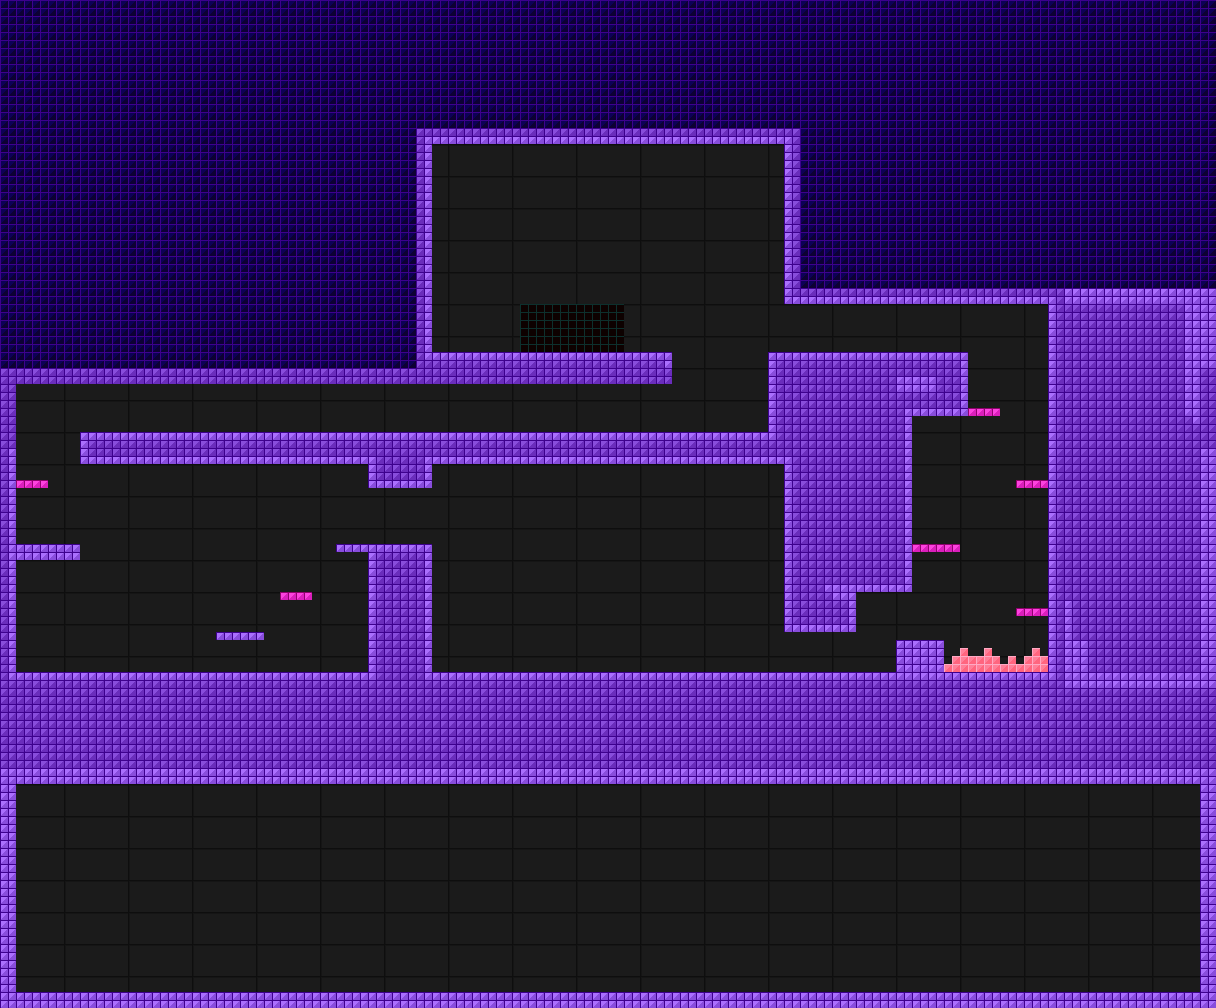

This game map was drawn from its Tiled (.tmx) file and the tilesets committed beside it. A one-line description and the trimmed map source follow:
An orthogonal 152x126 tile map with 8x8 px tiles, 7 tile layers (Real Background, Real Background Details, Real Platforms, Alternate Background, ...), 2 tilesets and 22 objects (9x Camera Trigger, 8x Camera Bounds, Scene Front Portal, Red Key Item, Trapdoor).

<map version="1.0" orientation="orthogonal" renderorder="right-down" width="152" height="126" tilewidth="8" tileheight="8" nextobjectid="57">
 <tileset firstgid="1" name="Blocks_8x8" tilewidth="8" tileheight="8" tilecount="144" columns="12">
  <image source="Blocks_8x8.png" width="96" height="96" />
 </tileset>
 <tileset firstgid="145" name="blocks_192x128" tilewidth="192" tileheight="128" tilecount="2" columns="2">
  <image source="blocks_192x128.png" width="384" height="128" />
 </tileset>
 <layer name="Real Background" width="152" height="126">
  <properties>
   <property name="Type" value="Background" />
   <property name="Universe" value="RealWorld" />
  </properties>
  <data>[19152 cells, 56 non-empty, 1 distinct tile ids]</data>
 </layer>
 <layer name="Real Background Details" width="152" height="126">
  <properties>
   <property name="Type" value="Background" />
   <property name="Universe" value="RealWorld" />
  </properties>
  <data>[19152 cells, 114 non-empty, 3 distinct tile ids]</data>
 </layer>
 <layer name="Real Platforms" width="152" height="126">
  <properties>
   <property name="Type" value="Platform" />
   <property name="Universe" value="RealWorld" />
  </properties>
  <data>[19152 cells, 4546 non-empty, 5 distinct tile ids]</data>
 </layer>
 <layer name="Alternate Background" width="152" height="126">
  <properties>
   <property name="Type" value="Background" />
   <property name="Universe" value="AlternateWorld" />
  </properties>
  <data>[19152 cells, 56 non-empty, 1 distinct tile ids]</data>
 </layer>
 <layer name="Alternate Background Decorations" width="152" height="126">
  <properties>
   <property name="Type" value="Background" />
   <property name="Universe" value="AlternateWorld" />
  </properties>
  <data>[19152 cells, 104 non-empty, 2 distinct tile ids]</data>
 </layer>
 <layer name="Alternate Platforms" width="152" height="126">
  <properties>
   <property name="Type" value="Platform" />
   <property name="Universe" value="AlternateWorld" />
  </properties>
  <data>[19152 cells, 10285 non-empty, 3 distinct tile ids]</data>
 </layer>
 <layer name="Alternate One Way Platforms" width="152" height="126">
  <properties>
   <property name="Type" value="OneWayPlatform" />
   <property name="Universe" value="AlternateWorld" />
  </properties>
  <data>[19152 cells, 26 non-empty, 1 distinct tile ids]</data>
 </layer>
 <objectgroup name="Front Portals">
  <properties>
   <property name="Commands" value="DestroyPrefab" />
   <property name="Type" value="PrefabGroup" />
   <property name="Universe" value="RealWorld" />
  </properties>
  <object id="15" name="Elevator Shaft" type="Scene Front Portal" x="464" y="272" width="48" height="48">
   <properties>
    <property name="Prefab" value="Elevator Shaft" />
    <property name="Transition To Portal" value="Roof Entry" />
    <property name="Transition To Scene" value="house_elevator_shaft" />
   </properties>
  </object>
 </objectgroup>
 <objectgroup name="World Switch Portals">
  <properties>
   <property name="Commands" value="DestroyPrefab" />
   <property name="Type" value="PrefabGroup" />
   <property name="Universe" value="Global" />
  </properties>
  <object id="56" x="520" y="304" width="104" height="48">
   <properties>
    <property name="Prefab" value="World Switch Portal" />
   </properties>
  </object>
 </objectgroup>
 <objectgroup name="Camera Modifier Nursery">
  <properties>
   <property name="Commands" value="DestroyPrefab" />
   <property name="Type" value="CameraModifier" />
   <property name="Universe" value="AlternateWorld" />
  </properties>
  <object id="17" type="Camera Bounds" x="416" y="128" width="768" height="320" />
  <object id="18" type="Camera Trigger" x="424" y="136" width="544" height="240" />
 </objectgroup>
 <objectgroup name="Alternate CM Top Wall">
  <properties>
   <property name="Commands" value="DestroyPrefab" />
   <property name="Type" value="CameraModifier" />
   <property name="Universe" value="AlternateWorld" />
  </properties>
  <object id="35" type="Camera Bounds" x="0" y="128" width="1184" height="320" />
  <object id="36" type="Camera Trigger" x="192" y="368" width="608" height="72" />
 </objectgroup>
 <objectgroup name="Camera Modifier Nursery Right">
  <properties>
   <property name="Commands" value="DestroyPrefab" />
   <property name="Type" value="CameraModifier" />
   <property name="Universe" value="AlternateWorld" />
  </properties>
  <object id="25" type="Camera Bounds" x="800" y="128" width="384" height="560" />
  <object id="26" type="Camera Trigger" x="792" y="368" width="384" height="312" />
  <object id="31" type="Camera Trigger" x="960" y="296" width="216" height="80" />
 </objectgroup>
 <objectgroup name="Alternate CM Nursery">
  <properties>
   <property name="Commands" value="DestroyPrefab" />
   <property name="Type" value="CameraModifier" />
   <property name="Universe" value="AlternateWorld" />
  </properties>
  <object id="22" type="Camera Bounds" x="416" y="448" width="384" height="240" />
  <object id="24" type="Camera Trigger" x="416" y="456" width="384" height="224" />
 </objectgroup>
 <objectgroup name="Alternate CM Nursery Left Right">
  <properties>
   <property name="Commands" value="DestroyPrefab" />
   <property name="Type" value="CameraModifier" />
   <property name="Universe" value="AlternateWorld" />
  </properties>
  <object id="52" type="Camera Bounds" x="0" y="448" width="800" height="240" />
  <object id="53" type="Camera Trigger" x="192" y="456" width="232" height="224" />
 </objectgroup>
 <objectgroup name="Alternate CM Nursery Left">
  <properties>
   <property name="Commands" value="DestroyPrefab" />
   <property name="Type" value="CameraModifier" />
   <property name="Universe" value="AlternateWorld" />
  </properties>
  <object id="38" type="Camera Bounds" x="0" y="128" width="384" height="560" />
  <object id="39" type="Camera Trigger" x="8" y="376" width="192" height="304" />
 </objectgroup>
 <objectgroup name="Real CM Roof">
  <properties>
   <property name="Commands" value="DestroyPrefab" />
   <property name="Type" value="CameraModifier" />
   <property name="Universe" value="RealWorld" />
  </properties>
  <object id="41" type="Camera Bounds" x="416" y="128" width="384" height="240" />
  <object id="43" type="Camera Trigger" x="424" y="136" width="368" height="232" />
 </objectgroup>
 <objectgroup name="Real CM Nursery">
  <properties>
   <property name="Commands" value="DestroyPrefab" />
   <property name="Type" value="CameraModifier" />
   <property name="Universe" value="RealWorld" />
  </properties>
  <object id="48" type="Camera Bounds" x="416" y="128" width="384" height="560" />
  <object id="49" type="Camera Trigger" x="424" y="360" width="368" height="328" />
 </objectgroup>
 <objectgroup color="#ff55ff" name="Real Red Doors">
  <properties>
   <property name="Commands" value="DestroyPrefab" />
   <property name="Type" value="PrefabGroup" />
   <property name="Universe" value="RealWorld" />
  </properties>
  <object id="50" x="368" y="608" width="64" height="64">
   <properties>
    <property name="Prefab" value="Red Door" />
   </properties>
  </object>
 </objectgroup>
 <objectgroup name="Items">
  <properties>
   <property name="Commands" value="AssignTileToPrefab, DestroyPrefab" />
   <property name="Type" value="PrefabGroup" />
   <property name="Universe" value="AlternateWorld" />
  </properties>
  <object id="51" name="Red Key Item" gid="73" x="240" y="624" width="8" height="8">
   <properties>
    <property name="Prefab" value="Item Red Key" />
   </properties>
  </object>
 </objectgroup>
 <objectgroup name="Real Prefab Group">
  <properties>
   <property name="Commands" value="DestroyPrefab" />
   <property name="Type" value="PrefabGroup" />
   <property name="Universe" value="RealWorld" />
  </properties>
  <!-- 1 objects omitted --></objectgroup>
</map>
<!-- 1 of 22 objects omitted -->
